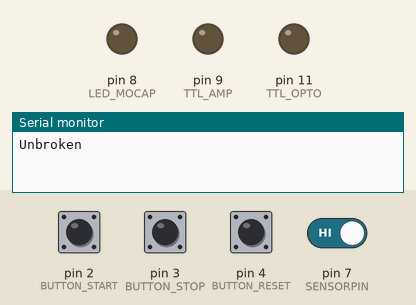
Recording of a sketch running on a simulated Arduino Uno, built with avr-gcc and run on an emulated ATmega328P. Shown: output pins drawn as LEDs (lit = HIGH), the last lines printed to the serial monitor. Dashed ring = blinking. Inputs (shaded band) come from the test bench; at power-on: pin 7 (SENSORPIN) HIGH, pin 2 (BUTTON_START), pin 3 (BUTTON_STOP), pin 4 (BUTTON_RESET) LOW.

Above: at 1.2 s.
1.3 s: pin 2 (BUTTON_START) pulled HIGH for 0.15 s
At 2.2 s:
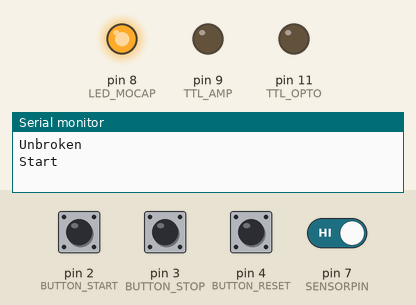
3.8 s: pin 7 (SENSORPIN) driven LOW
At 4.3 s:
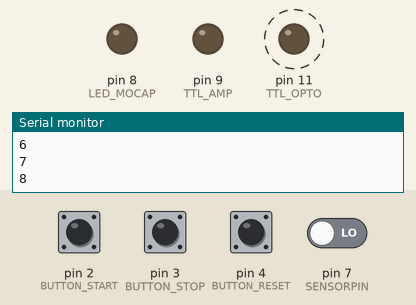
6.8 s: pin 7 (SENSORPIN) driven HIGH
8.3 s: pin 3 (BUTTON_STOP) pulled HIGH for 0.15 s
9.9 s: pin 4 (BUTTON_RESET) pulled HIGH for 1 s
Timing chart, 0 to 12.9 s (numbered marks = the images above; inputs shaded):
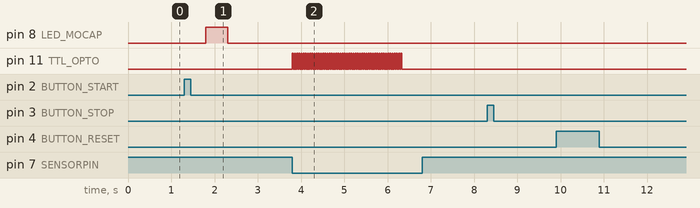

Measured:
- after the input at 1.3 s, pin 8 (LED_MOCAP): LOW → HIGH after 0.50 s, → LOW 0.51 s later
- after the input at 3.8 s, pin 11 (TTL_OPTO): alternates HIGH for 0.02 s and LOW for 0.03 s, 102 changes in all, then stays LOW, starting at once
- after the input at 6.8 s, every drawn part: stays the same

The sketch:

Trigger_Arduino_v2.ino
```cpp
//////////////////////////////////////////////////////////////////////////////////////////
// Definitions
//////////////////////////////////////////////////////////////////////////////////////////

    #define SENSORPIN 7 // Input/Sensor of the IR Beam
    #define REMOTEPIN 10 // Input of the remote receiver

    #define TTL_AMP 9
    #define TTL_OPTO 11

    #define LED_MOCAP 8 //Output LED to sync MOCAP

    #define BUTTON_START  2
    #define BUTTON_STOP 3
    #define BUTTON_RESET 4


    // variables will change:
    int sensorState = 0, lastState=0;         // variable for reading the sensor status

    int Record_Status = 0;

    //Add variables for opto frequency


    int buttonState_start = 0;         // variable for reading the pushbutton status
    int buttonState_stop = 0;         // variable for reading the pushbutton status
    int buttonState_reset = 0;         // variable for reading the pushbutton status


//////////////////////////////////////////////////////////////////////////////////////////
// Setup
//////////////////////////////////////////////////////////////////////////////////////////

    void setup() {
      // initialize the LED pin as an output:
      pinMode(LED_MOCAP, OUTPUT);
      digitalWrite(LED_MOCAP, LOW);

      // initialize the TTL pin as an output:

      pinMode(TTL_AMP, OUTPUT);
      digitalWrite(TTL_AMP, LOW);

      pinMode(TTL_OPTO, OUTPUT);
      digitalWrite(TTL_OPTO, LOW);

      // initialize the sensor pin as an input:
      pinMode(SENSORPIN, INPUT);
      digitalWrite(SENSORPIN, HIGH);

      Serial.begin(9600);

      pinMode(BUTTON_START, INPUT);
      pinMode(BUTTON_STOP, INPUT);
      pinMode(BUTTON_RESET, INPUT);
    }

//////////////////////////////////////////////////////////////////////////////////////////
// Functions
//////////////////////////////////////////////////////////////////////////////////////////

void Triggered(){
  // The beam is triggered : Turn on opto      20Hz - 20ms pulse
  for (int i = 0; i <= 50; i++) {
    digitalWrite(TTL_OPTO, HIGH);
    delay(20);
    digitalWrite(TTL_OPTO, LOW);
    delay(30);
    Serial.println(i);
  }
}


//////////////////////////////////////////////////////////////////////////////////////////
//Loop
//////////////////////////////////////////////////////////////////////////////////////////
    void loop(){
      // read the state of the IR remote receiver value:
      sensorState = digitalRead(SENSORPIN);

        buttonState_start = digitalRead(BUTTON_START);
        buttonState_stop = digitalRead(BUTTON_STOP);
        buttonState_reset = digitalRead(BUTTON_RESET);


      // check if the sensor beam is broken
      // if it is, the sensorState is LOW:
      if (sensorState == LOW) {
        Serial.println("Broken");
        Triggered();
        delay(2000);
      }
      //Check if the Remote sensor detect Remote Button being pushed
      // If it is, send the button value to serial

      else if (buttonState_start == HIGH && Record_Status ==0){

          Serial.println("Start");
          delay(500);
          digitalWrite(LED_MOCAP, HIGH);
          digitalWrite(TTL_AMP, HIGH);
          delay(5);
          digitalWrite(TTL_AMP, LOW);
          delay(500);
          digitalWrite(LED_MOCAP, LOW);
          Record_Status = 1;
      }
      else if (buttonState_stop == HIGH && Record_Status ==1){

          Serial.println("Stop");
          Record_Status = 0;
          delay(2000);
      }
      else if (buttonState_reset == HIGH&& Record_Status ==0){

          Serial.println("Reset");
          Record_Status = 0;
          delay(100);
      }

      //Else, if the beam is not broken, say it, and wait
      if (sensorState && !lastState) {
        Serial.println("Unbroken");
      }
//      if (!sensorState && lastState) {
//        Serial.println("Broken");
//      }
      lastState = sensorState;

    }
```
